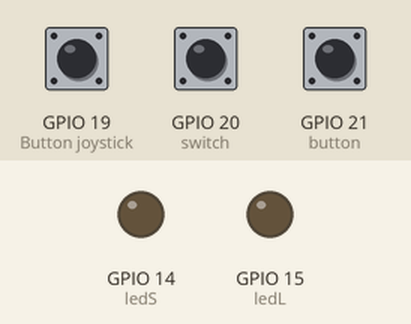
A program run on a simulated Raspberry Pi (BCM pin numbers). Parts: output pins drawn as LEDs (lit = HIGH). Inputs (shaded band) come from the test bench; at power-on: GPIO 19 (Button joystick) HIGH, GPIO 20 (switch) HIGH, GPIO 21 (button) HIGH. What the program prints to the terminal is not drawn.

Above: at 1.2 s.
1.3 s: GPIO 19 (Button joystick) pulled LOW for 0.15 s
At 1.37 s:
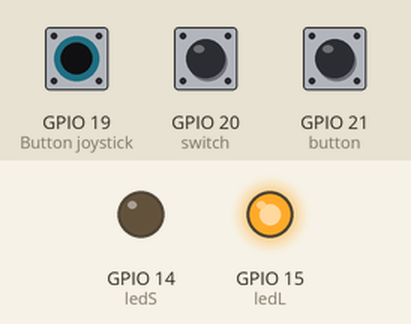
2.9 s: GPIO 20 (switch) pulled LOW for 0.15 s
At 2.97 s:
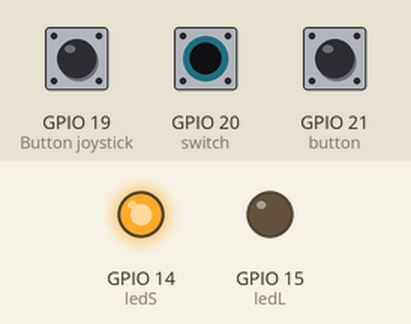
Timing chart, 0 to 5.9 s (numbered marks = the images above; inputs shaded):
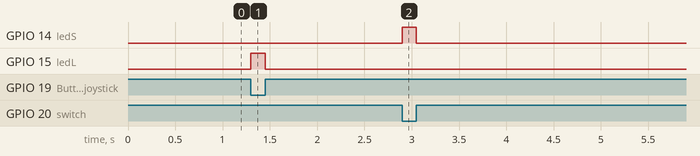

Measured:
- after the input at 1.3 s, GPIO 15 (ledL): LOW → HIGH at once, → LOW 0.15 s later
- after the input at 2.9 s, GPIO 14 (ledS): LOW → HIGH at once, → LOW 0.15 s later

The program:

module2-1.py
```python
from gpiozero import LED
from gpiozero import Button
import time

ledS = LED(14)
ledL = LED(15)
button = Button(21, bounce_time=0.05)
switch = Button(20, bounce_time=0.05)
joystick = Button(19, bounce_time=0.05)
global mode
mode = {'mode': 0}


def change_mode():
    mode ['mode'] = (mode['mode']+1)%3
    print(f"mode is now {mode['mode']}")

print(f"mode is now {mode['mode']}")
button.when_pressed = change_mode


while True:
    if mode['mode'] == 0:
        if switch.is_pressed:
            ledS.on()
        else:
            ledS.off()

        if joystick.is_pressed:
            ledL.on()
        else:
            ledL.off()


    elif mode['mode'] == 1:
        joystick.when_pressed =lambda: print(f"joystick")
        if switch.is_pressed:
            print(f"left switch")
            switch.wait_for_release()
        else:
            print(f"right switch")
            switch.wait_for_press()


    else:
        joystick.when_pressed =lambda: print(f"  ",end="")
        if switch.is_pressed:
            print("-",end="")
            time.sleep(0.1)
        else:
            print(".",end="")
            time.sleep(0.1)
    
```
